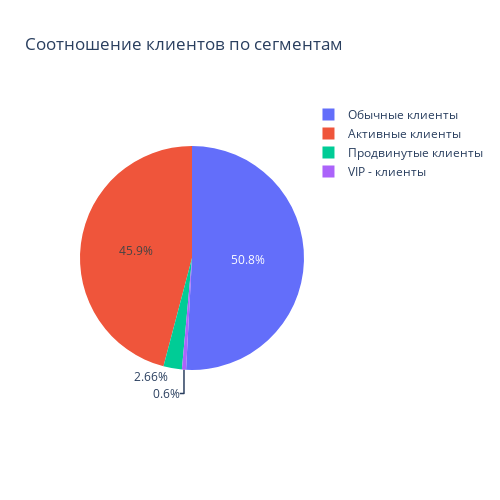

The notebook cell this image was saved under:
### Code cell
#построим круговую диаграмму

fig = go.Figure()

fig.add_trace(go.Pie(values=seg.count_clients, labels=seg.segment))

fig.update_layout(title='Соотношение клиентов по сегментам',
                 height=500,
                 width=500
                 )
fig.show()

### Figure 1 — Plotly figure (JSON) as saved in the notebook; plotly's stock layout.template omitted (floating-point values rounded to 4 significant figures)
{"data": [{"labels": ["Обычные клиенты", "Активные клиенты", "Продвинутые клиенты", "VIP - клиенты"], "type": "pie", "values": [5084, 4590, 266, 60]}], "layout": {"height": 500, "title": {"text": "Соотношение клиентов по сегментам"}, "width": 500}}
